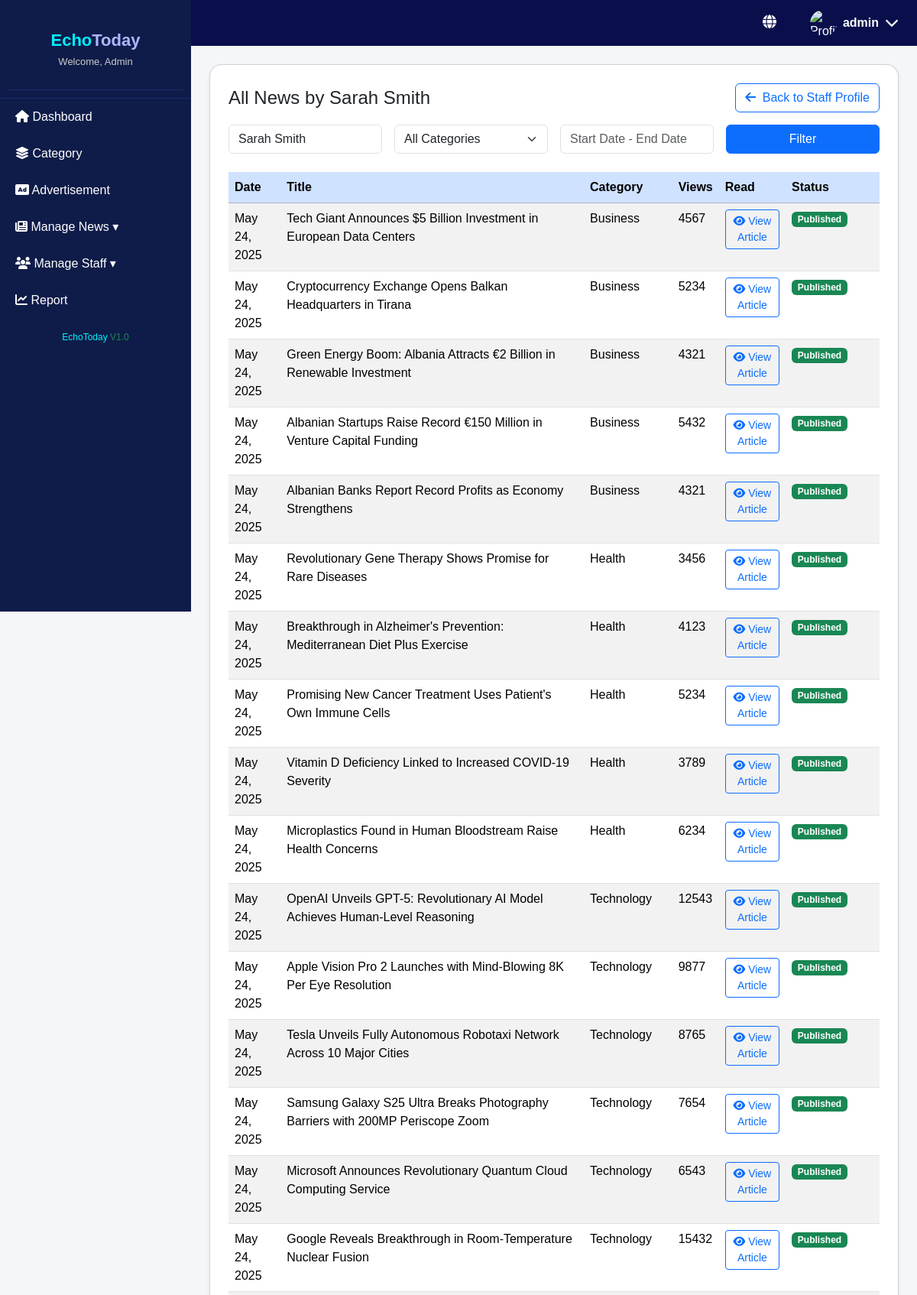
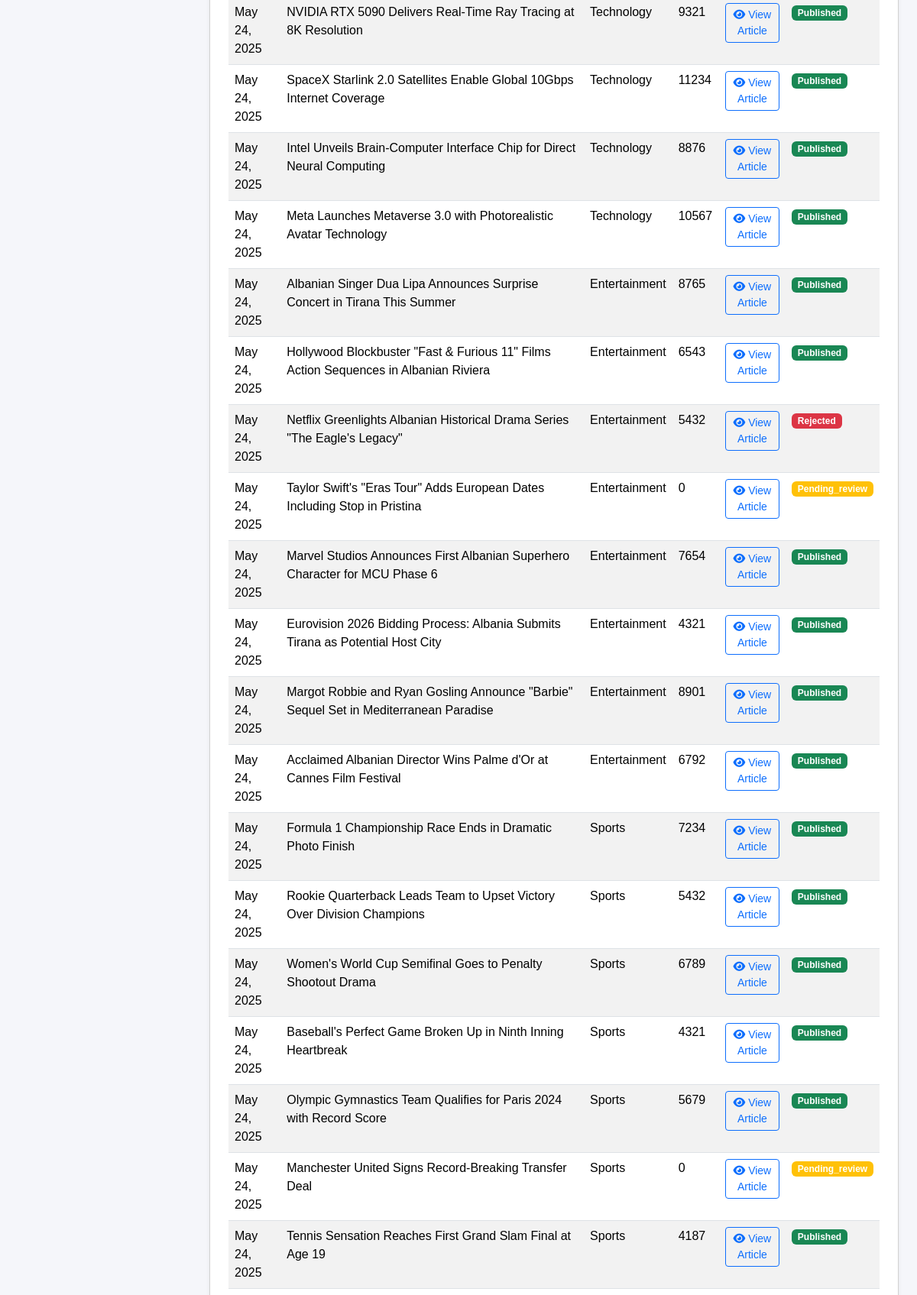
The app's page /admin/manage_staff.php?id=2&status=all (upper part) with its own data (2 pictures, top to bottom).
### tables this page shows
CREATE TABLE `users` (
  `id` int(11) NOT NULL,
  `username` varchar(50) NOT NULL,
  `password` varchar(255) NOT NULL,
  `email` varchar(100) NOT NULL,
  `role` enum('admin','journalist') NOT NULL,
  `first_name` varchar(50) NOT NULL,
  `last_name` varchar(50) NOT NULL,
  `bio` text DEFAULT NULL,
  `profile_image` varchar(255) DEFAULT NULL,
  `status` enum('active','inactive') DEFAULT 'active',
  `created_at` timestamp NOT NULL DEFAULT current_timestamp(),
  `updated_at` timestamp NOT NULL DEFAULT current_timestamp() ON UPDATE current_timestamp()
);

CREATE TABLE `articles` (
  `id` int(11) NOT NULL,
  `title` varchar(255) NOT NULL,
  `slug` varchar(255) NOT NULL,
  `content` longtext NOT NULL,
  `excerpt` text DEFAULT NULL,
  `featured_image` varchar(255) DEFAULT NULL,
  `author_id` int(11) NOT NULL,
  `category_id` int(11) NOT NULL,
  `status` enum('pending_review','published','rejected') DEFAULT 'pending_review',
  `is_featured` tinyint(1) DEFAULT 0,
  `trending` tinyint(1) DEFAULT 0,
  `youtube_link` varchar(255) DEFAULT NULL,
  `has_video` tinyint(1) DEFAULT 0,
  `view_count` int(11) DEFAULT 0,
  `published_at` timestamp NULL DEFAULT NULL,
  `created_at` timestamp NOT NULL DEFAULT current_timestamp(),
  `updated_at` timestamp NOT NULL DEFAULT current_timestamp() ON UPDATE current_timestamp(),
  `tags` varchar(255) DEFAULT NULL
);

CREATE TABLE `categories` (
  `id` int(11) NOT NULL,
  `name` varchar(50) NOT NULL,
  `slug` varchar(50) NOT NULL,
  `description` text DEFAULT NULL,
  `is_active` tinyint(1) DEFAULT 1,
  `display_order` int(11) DEFAULT 0,
  `created_at` timestamp NOT NULL DEFAULT current_timestamp(),
  `updated_at` timestamp NOT NULL DEFAULT current_timestamp() ON UPDATE current_timestamp()
);

### admin/manage_staff.php (the view, shortened to what this page needs)
<?php
include('../includes/db_connection.php');
$staff_id = isset($_GET['id']) && is_numeric($_GET['id']) ? intval($_GET['id']) : null;
$user = null;
if ($staff_id) {
    $userQuery = "SELECT * FROM users WHERE id = $staff_id";
    $userResult = mysqli_query($conn, $userQuery);
    $user = mysqli_fetch_assoc($userResult);
}
$status = $_GET['status'] ?? 'all';
$search = $_GET['search'] ?? '';
$date = $_GET['date'] ?? '';
$pageTitles = [
    'all' => 'All News',
    'published' => 'Approved News',
    'pending_review' => 'Pending News',
    'rejected' => 'Rejected News'
];
?>
<!DOCTYPE html>
<html lang="en">
<head>
  <link rel="stylesheet" href="https://cdn.jsdelivr.net/npm/bootstrap@5.3.2/dist/css/bootstrap.min.css">
  <link rel="stylesheet" href="css/admin_style.css">
  <link rel="stylesheet" href="https://cdnjs.cloudflare.com/ajax/libs/font-awesome/6.0.0-beta3/css/all.min.css">
</head>
<body>
<?php include('admin_header.php'); ?>
<?php include('admin_sidebar.php'); ?>
<div class="main-content px-4 pt-4">
  <div class="card p-4 shadow-sm bg-white rounded-4">
  <?php if ($staff_id): ?>
  <?php
    $query = "
      SELECT a.*, u.first_name, u.last_name, c.name AS category_name
      FROM articles a
      LEFT JOIN users u ON a.author_id = u.id
      LEFT JOIN categories c ON a.category_id = c.id
      WHERE a.author_id = $staff_id
    ";
    $query .= " ORDER BY a.created_at DESC";
    $result = mysqli_query($conn, $query);
    $staffName = $user ? $user['first_name'] . ' ' . $user['last_name'] : 'Staff';
  ?>
<div class="d-flex justify-content-between align-items-center mb-3">
  <h4 class="mb-0"><?= $pageTitles[$status] ?? 'News' ?> by <?= htmlspecialchars($staffName) ?></h4>
  <a href="staff_detail.php?id=<?= $staff_id ?>" class="btn btn-outline-primary">
    <i class="fas fa-arrow-left me-1"></i> Back to Staff Profile
  </a>
</div>
  <form method="GET" class="row g-3 align-items-end mb-4">
    <div class="col-md-3">
      <input type="text" name="search" class="form-control" placeholder="Search..."
        value="<?= htmlspecialchars($search ?: $staffName) ?>">
    </div>
    <div class="col-md-3">
      <select name="category" class="form-select">
        <option value="">All Categories</option>
      </select>
    </div>
    <div class="col-md-3">
      <input type="text" name="date" class="form-control" placeholder="Start Date - End Date" value="<?= htmlspecialchars($date) ?>">
    </div>
    <div class="col-md-3">
      <button type="submit" class="btn btn-primary w-100">Filter</button>
    </div>
  </form>
  <table class="table table-striped">
    <thead class="table-primary">
      <tr>
        <th>Date</th>
        <th>Title</th>
        <th>Category</th>
        <th>Views</th>
        <th>Read</th>
        <th>Status</th>
      </tr>
    </thead>
    <tbody>
      <?php while ($row = mysqli_fetch_assoc($result)) : ?>
        <tr>
          <td><?= date("M d, Y", strtotime($row['created_at'])) ?></td>
          <td><?= htmlspecialchars($row['title']) ?></td>
          <td><?= htmlspecialchars($row['category_name']) ?></td>
          <td><?= $row['view_count'] ?></td>
          <td>
          <a href="view_article.php?id=<?= $row['id'] ?>&from_staff=<?= $staff_id ?>" class="btn btn-sm btn-outline-primary">
          <i class="fas fa-eye"></i> View Article
          </a>
      </td>
          <td>
            <span class="badge bg-<?= $row['status'] === 'published' ? 'success' : ($row['status'] === 'rejected' ? 'danger' : 'warning') ?>">
              <?= ucfirst($row['status']) ?>
            </span>
          </td>
        </tr>
      <?php endwhile; ?>
    </tbody>
  </table>
<?php endif; ?>
</body>
</html>

### admin/css/admin_style.css (style rules this page uses)
body { margin: 0; font-family: Arial, sans-serif; background: #f5f6fa; }
.main-content { margin-left: 250px; padding-top: 80px; padding: 20px; min-height: 100vh; background-color: #f5f6fa; }
.main-content { margin-left: 250px; padding: 50px; background-color: #f5f6fa; min-height: 100vh; }

### admin/manage_staff.php (style rules this page uses)
.main-content { margin-left: 250px; margin-top: 60px; padding: 30px; background-color: #f8f9fa; min-height: 100vh; }

### records on screen
users: staffName "Sarah Smith", search "Sarah Smith"
articles: created_at "May 24, 2025", title "Tech Giant Announces $5 Billion Investment in European Data Centers", category.name "Business", view_count "4567", status "Published"
articles: created_at "May 24, 2025", title "Cryptocurrency Exchange Opens Balkan Headquarters in Tirana", category.name "Business", view_count "5234", status "Published"
articles: created_at "May 24, 2025", title "Green Energy Boom: Albania Attracts €2 Billion in Renewable Investment", category.name "Business", view_count "4321", status "Published"
articles: created_at "May 24, 2025", title "Albanian Startups Raise Record €150 Million in Venture Capital Funding", category.name "Business", view_count "5432", status "Published"
articles: created_at "May 24, 2025", title "Albanian Banks Report Record Profits as Economy Strengthens", category.name "Business", view_count "4321", status "Published"
articles: created_at "May 24, 2025", title "Revolutionary Gene Therapy Shows Promise for Rare Diseases", category.name "Health", view_count "3456", status "Published"
articles: created_at "May 24, 2025", title "Breakthrough in Alzheimer's Prevention: Mediterranean Diet Plus Exercise", category.name "Health", view_count "4123", status "Published"
articles: created_at "May 24, 2025", title "Promising New Cancer Treatment Uses Patient's Own Immune Cells", category.name "Health", view_count "5234", status "Published"
articles: created_at "May 24, 2025", title "Vitamin D Deficiency Linked to Increased COVID-19 Severity", category.name "Health", view_count "3789", status "Published"
articles: created_at "May 24, 2025", title "Microplastics Found in Human Bloodstream Raise Health Concerns", category.name "Health", view_count "6234", status "Published"
articles: created_at "May 24, 2025", title "OpenAI Unveils GPT-5: Revolutionary AI Model Achieves Human-Level Reasoning", category.name "Technology", view_count "12543", status "Published"
articles: created_at "May 24, 2025", title "Apple Vision Pro 2 Launches with Mind-Blowing 8K Per Eye Resolution", category.name "Technology", view_count "9877", status "Published"
articles: created_at "May 24, 2025", title "Tesla Unveils Fully Autonomous Robotaxi Network Across 10 Major Cities", category.name "Technology", view_count "8765", status "Published"
articles: created_at "May 24, 2025", title "Samsung Galaxy S25 Ultra Breaks Photography Barriers with 200MP Periscope Zoom", category.name "Technology", view_count "7654", status "Published"
articles: created_at "May 24, 2025", title "Microsoft Announces Revolutionary Quantum Cloud Computing Service", category.name "Technology", view_count "6543", status "Published"
articles: created_at "May 24, 2025", title "Google Reveals Breakthrough in Room-Temperature Nuclear Fusion", category.name "Technology", view_count "15432", status "Published"
articles: created_at "May 24, 2025", title "NVIDIA RTX 5090 Delivers Real-Time Ray Tracing at 8K Resolution", category.name "Technology", view_count "9321", status "Published"
articles: created_at "May 24, 2025", title "SpaceX Starlink 2.0 Satellites Enable Global 10Gbps Internet Coverage", category.name "Technology", view_count "11234", status "Published"
articles: created_at "May 24, 2025", title "Intel Unveils Brain-Computer Interface Chip for Direct Neural Computing", category.name "Technology", view_count "8876", status "Published"
articles: created_at "May 24, 2025", title "Meta Launches Metaverse 3.0 with Photorealistic Avatar Technology", category.name "Technology", view_count "10567", status "Published"
articles: created_at "May 24, 2025", title "Albanian Singer Dua Lipa Announces Surprise Concert in Tirana This Summer", category.name "Entertainment", view_count "8765", status "Published"
articles: created_at "May 24, 2025", title "Hollywood Blockbuster \"Fast & Furious 11\" Films Action Sequences in Albanian Riviera", category.name "Entertainment", view_count "6543", status "Published"
articles: created_at "May 24, 2025", title "Netflix Greenlights Albanian Historical Drama Series \"The Eagle's Legacy\"", category.name "Entertainment", view_count "5432", status "Rejected"
articles: created_at "May 24, 2025", title "Taylor Swift's \"Eras Tour\" Adds European Dates Including Stop in Pristina", category.name "Entertainment", view_count "0", status "Pending_review"
articles: created_at "May 24, 2025", title "Marvel Studios Announces First Albanian Superhero Character for MCU Phase 6", category.name "Entertainment", view_count "7654", status "Published"
articles: created_at "May 24, 2025", title "Eurovision 2026 Bidding Process: Albania Submits Tirana as Potential Host City", category.name "Entertainment", view_count "4321", status "Published"
articles: created_at "May 24, 2025", title "Margot Robbie and Ryan Gosling Announce \"Barbie\" Sequel Set in Mediterranean Paradise", category.name "Entertainment", view_count "8901", status "Published"
articles: created_at "May 24, 2025", title "Acclaimed Albanian Director Wins Palme d'Or at Cannes Film Festival", category.name "Entertainment", view_count "6792", status "Published"
articles: created_at "May 24, 2025", title "Formula 1 Championship Race Ends in Dramatic Photo Finish", category.name "Sports", view_count "7234", status "Published"
articles: created_at "May 24, 2025", title "Rookie Quarterback Leads Team to Upset Victory Over Division Champions", category.name "Sports", view_count "5432", status "Published"
articles: created_at "May 24, 2025", title "Women's World Cup Semifinal Goes to Penalty Shootout Drama", category.name "Sports", view_count "6789", status "Published"
articles: created_at "May 24, 2025", title "Baseball's Perfect Game Broken Up in Ninth Inning Heartbreak", category.name "Sports", view_count "4321", status "Published"
articles: created_at "May 24, 2025", title "Olympic Gymnastics Team Qualifies for Paris 2024 with Record Score", category.name "Sports", view_count "5679", status "Published"
articles: created_at "May 24, 2025", title "Manchester United Signs Record-Breaking Transfer Deal", category.name "Sports", view_count "0", status "Pending_review"
articles: created_at "May 24, 2025", title "Tennis Sensation Reaches First Grand Slam Final at Age 19", category.name "Sports", view_count "4187", status "Published"

### other values on screen
$pageTitles[$status] "All News"
